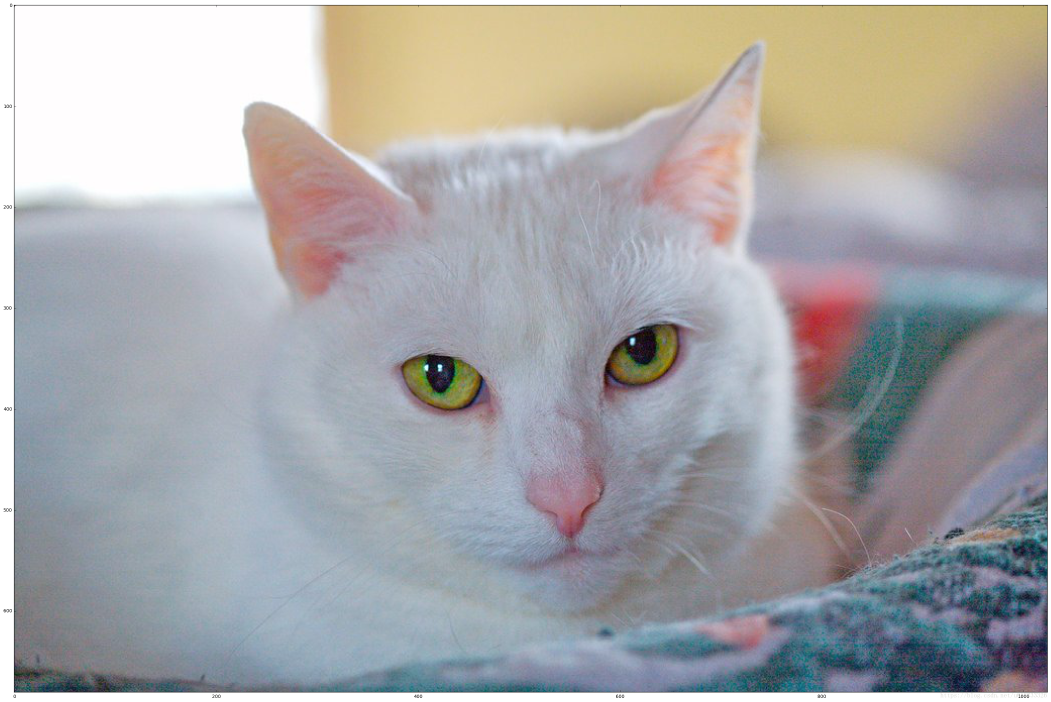
#> input picture class1_week4/my_cat.png, 3152 x 2106 px (shown at 1/3 size)
$ jupyter execute --allow-errors class1_week4.ipynb   (older library calls are emulated)
#> lines starting #> are read from the running program, lines starting #| are printed output that depends on the picture
# 多层神经网络

对L层神经网络来说，输出层前面的激活函数是sigmoid函数，前面的L-1层是其他激活函数，比如ReLu或者tanh函数等。

这里使用的是ReLu函数。

[cell 1]
import numpy as np
import h5py
import matplotlib.pyplot as plt

## 获取数据

#> (a cell that did not finish here is left out)

## 定义激活函数及其导数

[cell 3]
# [33 lines left out: functions sigmoid, sigmoid_backward, relu, relu_backward, not called in this run]

## 初始化参数

[cell 4]
# 两层神经网络

# [33 lines left out: function initialize_parameters, not called in this run]

[cell 5]
# L层神经网络

# [24 lines left out: function initialize_parameters_deep, not called in this run]

## 前向传播函数

线性部分 $Z^{[l]} = W^{[l]}A^{[l-1]}$

[cell 6]
# [6 lines left out: function linear_forward, not called in this run]

线性激活部分

- sigmoid: $\sigma(Z) = \sigma(WA +b ) = \frac{1}{1 + exp(-(WA + b))}$

- ReLU: $A = RELU(Z) = \max(0, Z)$

[cell 7]
# [25 lines left out: function linear_activation_forward, not called in this run]

多层神经网络前向传播函数

[cell 8]
# [31 lines left out: function L_model_forward, not called in this run]

## 成本函数

前向传播结束之后，要计算成本函数，以确定模型在学习。成本函数是基于sigmoid函数计算的。

[cell 9]
# [8 lines left out: function compute_cost, not called in this run]

## 反向传播

线性部分反向传播

[cell 10]
# [24 lines left out: function linear_backward, not called in this run]

线性激活部分反向传播

[cell 11]
# [22 lines left out: function linear_activation_backward, not called in this run]

多层反向传播

[cell 12]
# [34 lines left out: function L_model_backward, not called in this run]

## 更新参数

[cell 13]
# [7 lines left out: function update_parameters, not called in this run]

[cell 14]
# [45 lines left out: function L_layer_model, not called in this run]

[cell 15]
layers_dims = [12288, 20, 7, 5, 1]
#> (the rest of this cell did not finish here and is left out)

[cell 16]
# [29 lines left out: function predict, not called in this run]

#> (a cell that did not finish here is left out)

[cell 18]
# [18 lines left out: function print_mislabeled_images, not called in this run]


#> (the rest of this cell did not finish here and is left out)

## 测试自己的图片

[cell 19]
from PIL import Image
import scipy

[cell 20]
## START CODE HERE ##

my_image = "my_cat.png" # change this to the name of your image file
my_label_y = [1] # the true class of your image (1 -> cat, 0 -> non-cat)
## END CODE HERE ##

# fname = "images/" + my_image
fname = my_image
num_px = 64
# image = np.array(ndimage.imread(fname, flatten=False))
image = Image.open(fname).convert("RGB").resize((num_px, num_px))
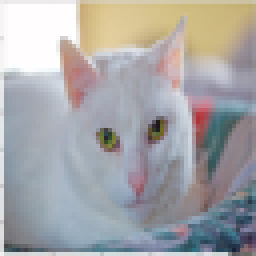
#> image: PIL image 64x64 RGB (shown 4 times larger); mean R, G, B 166.4, 165.9, 167.3
# my_image = scipy.misc.imresize(image, size=(num_px,num_px)).reshape((num_px*num_px*3,1))
my_image = np.array(image).reshape(num_px * num_px * 3, -1)
#> my_image = 12288 values, max 255 at index 198, min 19 at index 12078, mean 166.5
#> (the rest of this cell did not finish here and is left out)
